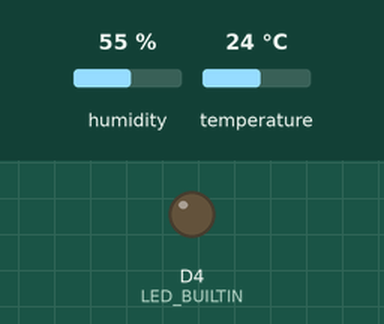
Recording of a sketch running on a simulated ESP8266 (NodeMCU). On the bench: output pins drawn as LEDs (lit = HIGH, except the on-board LED, lit = LOW). The inputs (shaded band) are chosen by the test bench; at power-on: humidity 55 %, temperature 24 °C. WiFi joins after 1.5 s; servers stay silent unless stated; uploads are accepted with an empty reply; what the sketch prints to the serial monitor is not drawn.

Above: at 3.9 s.
At 20.1 s:
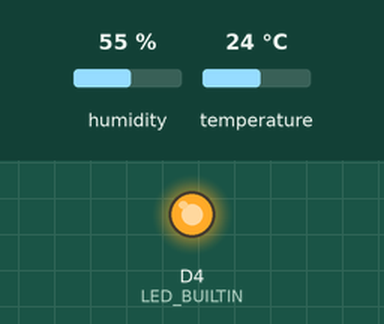
Timing chart, 0 to 21.7 s (numbered marks = the images above):
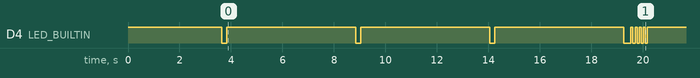

The sketch:

cold_chain_node.ino
```cpp
/*
 * Cold Chain Monitoring — IoT node (ESP8266 NodeMCU + DHT11/DHT22).
 *
 * Every MEASUREMENT_INTERVAL_MS: read temperature and humidity, then POST
 *   {"device_id", "temperature", "humidity", "sensor_ok", "firmware"}
 * to the API with the per-node key in the X-Device-Key header. The server sets
 * the timestamp and does all the logic (incidents, alerts); the node stores nothing.
 *
 * - Wi-Fi: connects at boot and reconnects automatically when the link drops.
 * - Invalid sensor reading (NaN): reported with sensor_ok=false, not ignored.
 * - Network / server error: SEND_RETRIES more attempts, then wait for the next cycle.
 *
 * Libraries: "DHT sensor library" + "Adafruit Unified Sensor" (Adafruit).
 * Board: "NodeMCU 1.0 (ESP-12E Module)" from the esp8266 core.
 */

#include <ESP8266HTTPClient.h>
#include <ESP8266WiFi.h>
#include <WiFiClientSecureBearSSL.h>
#include <DHT.h>
#include <time.h>

#include "config.h"
#include "root_ca.h"
#include "secrets.h"

DHT dht(DHT_PIN, DHT_TYPE);
BearSSL::X509List trustAnchors(ROOT_CA);  // ISRG Root X1 + X2

unsigned long lastMeasurementAt = 0;
bool firstCycle = true;

struct Reading {
  bool ok;
  float temperature;
  float humidity;
};

// ---- Status LED (built-in LED is active low) ------------------------------

void ledOn() { digitalWrite(LED_BUILTIN, LOW); }
void ledOff() { digitalWrite(LED_BUILTIN, HIGH); }

void blink(int times, int ms) {
  for (int i = 0; i < times; i++) {
    ledOn();
    delay(ms);
    ledOff();
    delay(ms);
  }
}

// ---- Wi-Fi ----------------------------------------------------------------

bool ensureWifi() {
  if (WiFi.status() == WL_CONNECTED) return true;

  Serial.printf("[wifi] Connexion à \"%s\"", WIFI_SSID);
  WiFi.mode(WIFI_STA);
  WiFi.begin(WIFI_SSID, WIFI_PASSWORD);
  unsigned long start = millis();
  while (WiFi.status() != WL_CONNECTED && millis() - start < WIFI_CONNECT_TIMEOUT_MS) {
    delay(500);
    Serial.print('.');
  }
  Serial.println();

  if (WiFi.status() != WL_CONNECTED) {
    Serial.printf("[wifi] Échec (statut %d) — nouvel essai au prochain cycle\n", WiFi.status());
    return false;
  }
  Serial.printf("[wifi] Connecté, IP %s, signal %d dBm\n", WiFi.localIP().toString().c_str(),
                WiFi.RSSI());
  return true;
}

// ---- Time (needed to validate HTTPS certificates) -------------------------

bool isHttps() { return strncmp(SERVER_URL, "https://", 8) == 0; }

void syncClock() {
  configTime(0, 0, "pool.ntp.org", "time.google.com");
  Serial.print("[ntp] Synchronisation de l'heure");
  unsigned long start = millis();
  // Any date after 2024 means the clock is set.
  while (time(nullptr) < 1704067200 && millis() - start < 15000) {
    delay(500);
    Serial.print('.');
  }
  Serial.println(time(nullptr) >= 1704067200 ? " OK" : " échec (HTTPS risque d'échouer)");
}

// ---- Sensor ---------------------------------------------------------------

Reading readSensor() {
  for (int attempt = 1; attempt <= SENSOR_READ_ATTEMPTS; attempt++) {
    float humidity = dht.readHumidity();
    float temperature = dht.readTemperature();
    if (!isnan(humidity) && !isnan(temperature)) {
      return {true, temperature, humidity};
    }
    Serial.printf("[dht] Lecture invalide (essai %d/%d)\n", attempt, SENSOR_READ_ATTEMPTS);
    delay(SENSOR_RETRY_DELAY_MS);
  }
  return {false, NAN, NAN};
}

String buildPayload(const Reading& r) {
  // JSON has no NaN: a failed reading is sent as null with sensor_ok=false.
  String json = "{\"device_id\":\"";
  json += DEVICE_ID;
  json += "\",\"temperature\":";
  json += r.ok ? String(r.temperature, 1) : "null";
  json += ",\"humidity\":";
  json += r.ok ? String(r.humidity, 1) : "null";
  json += ",\"sensor_ok\":";
  json += r.ok ? "true" : "false";
  json += ",\"firmware\":\"" FIRMWARE_VERSION "\"}";
  return json;
}

// ---- HTTP -----------------------------------------------------------------

// Returns the HTTP status, or a negative HTTPClient error code.
int postOnce(const String& payload) {
  WiFiClient plainClient;
  BearSSL::WiFiClientSecure secureClient;
  HTTPClient http;
  http.setTimeout(HTTP_TIMEOUT_MS);

  bool started;
  if (isHttps()) {
#if TLS_INSECURE
    secureClient.setInsecure();
#else
    secureClient.setTrustAnchors(&trustAnchors);
#endif
    // Default 16 kB receive buffer: hosting servers rarely accept smaller TLS fragments.
    started = http.begin(secureClient, SERVER_URL);
  } else {
    started = http.begin(plainClient, SERVER_URL);
  }
  if (!started) return HTTPC_ERROR_CONNECTION_FAILED;

  http.addHeader("Content-Type", "application/json");
  http.addHeader("X-Device-Key", DEVICE_KEY);
  int status = http.POST(payload);
  if (status > 0 && status != 201) {
    Serial.printf("[http] Réponse du serveur : %s\n", http.getString().c_str());
  }
  http.end();
  return status;
}

bool sendMeasurement(const String& payload) {
  for (int attempt = 0; attempt <= SEND_RETRIES; attempt++) {
    if (attempt > 0) {
      Serial.printf("[http] Nouvel essai %d/%d dans %lu s\n", attempt, SEND_RETRIES,
                    RETRY_DELAY_MS / 1000);
      delay(RETRY_DELAY_MS);
    }
    if (!ensureWifi()) continue;

    ledOn();
    int status = postOnce(payload);
    ledOff();

    if (status == 201) {
      Serial.println("[http] 201 — mesure enregistrée");
      return true;
    }
    if (status > 0) {
      Serial.printf("[http] Code HTTP %d\n", status);
      // 4xx: wrong key, unattached node, invalid data... retrying won't fix it.
      if (status >= 400 && status < 500) {
        if (status == 401) Serial.println("[http] Clé refusée : vérifiez DEVICE_ID et DEVICE_KEY");
        if (status == 409) Serial.println("[http] Nœud non rattaché à un frigo (admin)");
        return false;
      }
    } else {
      Serial.printf("[http] Erreur réseau : %s\n", HTTPClient::errorToString(status).c_str());
    }
  }
  return false;
}

// ---- Main -----------------------------------------------------------------

void measureAndSend() {
  Reading reading = readSensor();
  if (reading.ok) {
    Serial.printf("[dht] %.1f °C · %.1f %%\n", reading.temperature, reading.humidity);
  } else {
    Serial.println("[dht] Capteur en défaut : envoi de sensor_ok=false");
  }

  String payload = buildPayload(reading);
  Serial.printf("[http] POST %s %s\n", SERVER_URL, payload.c_str());
  if (sendMeasurement(payload)) {
    blink(1, 80);
  } else {
    Serial.println("[http] Abandon pour ce cycle — le serveur signalera le nœud hors ligne s'il reste muet");
    blink(5, 80);
  }
}

void setup() {
  pinMode(LED_BUILTIN, OUTPUT);
  ledOff();
  Serial.begin(115200);
  delay(100);
  Serial.printf("\n\nCold Chain node %s — %s — mesure toutes les %lu s\n", FIRMWARE_VERSION,
                DEVICE_ID, MEASUREMENT_INTERVAL_MS / 1000);

  dht.begin();

  WiFi.persistent(false);  // don't wear the flash rewriting credentials
  WiFi.setAutoReconnect(true);
  ensureWifi();
  if (isHttps()) syncClock();

  delay(2000);  // DHT warm-up before the first reading
}

void loop() {
  unsigned long now = millis();
  // Unsigned subtraction keeps working when millis() wraps around (~49 days).
  if (firstCycle || now - lastMeasurementAt >= MEASUREMENT_INTERVAL_MS) {
    firstCycle = false;
    lastMeasurementAt = now;
    measureAndSend();
    Serial.printf("[cycle] Prochaine mesure dans %lu s\n\n", MEASUREMENT_INTERVAL_MS / 1000);
  }
  delay(200);
}
```

root_ca.h
```cpp
// Let's Encrypt root certificates, used to check the server certificate when
// SERVER_URL is https:// (Let's Encrypt, PythonAnywhere, ...).
//   ISRG Root X1 (RSA), valid until 2035-06-04
//     https://letsencrypt.org/certs/isrgrootx1.pem
//     SHA-256 96:BC:EC:06:26:49:76:F3:74:60:77:9A:CF:28:C5:A7:CF:E8:A3:C0:AA:E1:1A:8F:FC:EE:05:C0:BD:DF:08:C6
//   ISRG Root X2 (ECDSA), valid until 2040-09-17 — root of the newer chains (Root YE / YR)
//     https://letsencrypt.org/certs/isrg-root-x2.pem
//     SHA-256 69:72:9B:8E:15:A8:6E:FC:17:7A:57:AF:B7:17:1D:FC:64:AD:D2:8C:2F:CA:8C:F1:50:7E:34:45:3C:CB:14:70
// Both are trusted, so the node keeps working when the X2-by-X1 cross-sign is retired.
#pragma once

static const char ROOT_CA[] PROGMEM = R"PEM(
-----BEGIN CERTIFICATE-----
MIIFazCCA1OgAwIBAgIRAIIQz7DSQONZRGPgu2OCiwAwDQYJKoZIhvcNAQELBQAw
TzELMAkGA1UEBhMCVVMxKTAnBgNVBAoTIEludGVybmV0IFNlY3VyaXR5IFJlc2Vh
cmNoIEdyb3VwMRUwEwYDVQQDEwxJU1JHIFJvb3QgWDEwHhcNMTUwNjA0MTEwNDM4
WhcNMzUwNjA0MTEwNDM4WjBPMQswCQYDVQQGEwJVUzEpMCcGA1UEChMgSW50ZXJu
ZXQgU2VjdXJpdHkgUmVzZWFyY2ggR3JvdXAxFTATBgNVBAMTDElTUkcgUm9vdCBY
MTCCAiIwDQYJKoZIhvcNAQEBBQADggIPADCCAgoCggIBAK3oJHP0FDfzm54rVygc
h77ct984kIxuPOZXoHj3dcKi/vVqbvYATyjb3miGbESTtrFj/RQSa78f0uoxmyF+
0TM8ukj13Xnfs7j/EvEhmkvBioZxaUpmZmyPfjxwv60pIgbz5MDmgK7iS4+3mX6U
A5/TR5d8mUgjU+g4rk8Kb4Mu0UlXjIB0ttov0DiNewNwIRt18jA8+o+u3dpjq+sW
T8KOEUt+zwvo/7V3LvSye0rgTBIlDHCNAymg4VMk7BPZ7hm/ELNKjD+Jo2FR3qyH
B5T0Y3HsLuJvW5iB4YlcNHlsdu87kGJ55tukmi8mxdAQ4Q7e2RCOFvu396j3x+UC
B5iPNgiV5+I3lg02dZ77DnKxHZu8A/lJBdiB3QW0KtZB6awBdpUKD9jf1b0SHzUv
KBds0pjBqAlkd25HN7rOrFleaJ1/ctaJxQZBKT5ZPt0m9STJEadao0xAH0ahmbWn
OlFuhjuefXKnEgV4We0+UXgVCwOPjdAvBbI+e0ocS3MFEvzG6uBQE3xDk3SzynTn
jh8BCNAw1FtxNrQHusEwMFxIt4I7mKZ9YIqioymCzLq9gwQbooMDQaHWBfEbwrbw
qHyGO0aoSCqI3Haadr8faqU9GY/rOPNk3sgrDQoo//fb4hVC1CLQJ13hef4Y53CI
rU7m2Ys6xt0nUW7/vGT1M0NPAgMBAAGjQjBAMA4GA1UdDwEB/wQEAwIBBjAPBgNV
HRMBAf8EBTADAQH/MB0GA1UdDgQWBBR5tFnme7bl5AFzgAiIyBpY9umbbjANBgkq
hkiG9w0BAQsFAAOCAgEAVR9YqbyyqFDQDLHYGmkgJykIrGF1XIpu+ILlaS/V9lZL
ubhzEFnTIZd+50xx+7LSYK05qAvqFyFWhfFQDlnrzuBZ6brJFe+GnY+EgPbk6ZGQ
3BebYhtF8GaV0nxvwuo77x/Py9auJ/GpsMiu/X1+mvoiBOv/2X/qkSsisRcOj/KK
NFtY2PwByVS5uCbMiogziUwthDyC3+6WVwW6LLv3xLfHTjuCvjHIInNzktHCgKQ5
ORAzI4JMPJ+GslWYHb4phowim57iaztXOoJwTdwJx4nLCgdNbOhdjsnvzqvHu7Ur
TkXWStAmzOVyyghqpZXjFaH3pO3JLF+l+/+sKAIuvtd7u+Nxe5AW0wdeRlN8NwdC
jNPElpzVmbUq4JUagEiuTDkHzsxHpFKVK7q4+63SM1N95R1NbdWhscdCb+ZAJzVc
oyi3B43njTOQ5yOf+1CceWxG1bQVs5ZufpsMljq4Ui0/1lvh+wjChP4kqKOJ2qxq
4RgqsahDYVvTH9w7jXbyLeiNdd8XM2w9U/t7y0Ff/9yi0GE44Za4rF2LN9d11TPA
mRGunUHBcnWEvgJBQl9nJEiU0Zsnvgc/ubhPgXRR4Xq37Z0j4r7g1SgEEzwxA57d
emyPxgcYxn/eR44/KJ4EBs+lVDR3veyJm+kXQ99b21/+jh5Xos1AnX5iItreGCc=
-----END CERTIFICATE-----
-----BEGIN CERTIFICATE-----
MIICGzCCAaGgAwIBAgIQQdKd0XLq7qeAwSxs6S+HUjAKBggqhkjOPQQDAzBPMQsw
CQYDVQQGEwJVUzEpMCcGA1UEChMgSW50ZXJuZXQgU2VjdXJpdHkgUmVzZWFyY2gg
R3JvdXAxFTATBgNVBAMTDElTUkcgUm9vdCBYMjAeFw0yMDA5MDQwMDAwMDBaFw00
MDA5MTcxNjAwMDBaME8xCzAJBgNVBAYTAlVTMSkwJwYDVQQKEyBJbnRlcm5ldCBT
ZWN1cml0eSBSZXNlYXJjaCBHcm91cDEVMBMGA1UEAxMMSVNSRyBSb290IFgyMHYw
EAYHKoZIzj0CAQYFK4EEACIDYgAEzZvVn4CDCuwJSvMWSj5cz3es3mcFDR0HttwW
+1qLFNvicWDEukWVEYmO6gbf9yoWHKS5xcUy4APgHoIYOIvXRdgKam7mAHf7AlF9
ItgKbppbd9/w+kHsOdx1ymgHDB/qo0IwQDAOBgNVHQ8BAf8EBAMCAQYwDwYDVR0T
AQH/BAUwAwEB/zAdBgNVHQ4EFgQUfEKWrt5LSDv6kviejM9ti6lyN5UwCgYIKoZI
zj0EAwMDaAAwZQIwe3lORlCEwkSHRhtFcP9Ymd70/aTSVaYgLXTWNLxBo1BfASdW
tL4ndQavEi51mI38AjEAi/V3bNTIZargCyzuFJ0nN6T5U6VR5CmD1/iQMVtCnwr1
/q4AaOeMSQ+2b1tbFfLn
-----END CERTIFICATE-----
)PEM";
```

secrets.example.h
```cpp
// Copy this file to secrets.h (same folder) and fill it in.
// secrets.h is ignored by Git: never commit Wi-Fi passwords or device keys.
#pragma once

// Wi-Fi network of the lab (2.4 GHz: the ESP8266 does not support 5 GHz).
const char* WIFI_SSID     = "NOM_DU_WIFI";
const char* WIFI_PASSWORD = "MOT_DE_PASSE_WIFI";

// Measurement endpoint, with the trailing slash.
//   Local test : http://<IP of the PC running Django>:8000/api/measurements/
//   Production : https://<your domain>/api/measurements/
const char* SERVER_URL = "http://192.168.1.10:8000/api/measurements/";

// Shown once by the web app (Administration > Nœuds IoT) or by `manage.py seed_demo`.
const char* DEVICE_ID  = "FRIGO-LAB-01";
const char* DEVICE_KEY = "COLLER_ICI_LA_CLE_DU_NOEUD";
```

config.h
```cpp
// Cold Chain Monitoring node — compile-time settings (no secrets here).
// Wi-Fi, server URL and device key go in secrets.h (copy secrets.example.h).
#pragma once

#define FIRMWARE_VERSION "1.0.0"

// ---- Sensor ---------------------------------------------------------------
// DHT11 for the prototype; DHT22 (±0.5 °C) is recommended for real use.
#define DHT_TYPE DHT11
#define DHT_PIN D1  // GPIO5

// ---- Timing ---------------------------------------------------------------
// One measurement every 20 minutes (cahier des charges §5).
// For a demo, set DEMO_MODE to 1: one measurement every 30 seconds.
#define DEMO_MODE 0

#if DEMO_MODE
#define MEASUREMENT_INTERVAL_MS (30UL * 1000UL)
#else
#define MEASUREMENT_INTERVAL_MS (20UL * 60UL * 1000UL)
#endif

// On failure, retry the POST this many times before waiting for the next cycle.
#define SEND_RETRIES 3
#define RETRY_DELAY_MS 5000UL
#define HTTP_TIMEOUT_MS 10000

// The DHT sometimes returns NaN: re-read a few times before reporting a failure.
#define SENSOR_READ_ATTEMPTS 3
#define SENSOR_RETRY_DELAY_MS 2500UL

// Give up a Wi-Fi (re)connection attempt after this delay; the next cycle retries.
#define WIFI_CONNECT_TIMEOUT_MS 30000UL

// ---- HTTPS ----------------------------------------------------------------
// With an https:// SERVER_URL the server certificate is checked against the
// Let's Encrypt roots (root_ca.h). Set to 1 only to debug a TLS problem.
#define TLS_INSECURE 0
```

Measured:
- by itself, D4 (LED_BUILTIN): goes 3 × (LOW 0.20 s, HIGH 5.0 s), LOW 0.29 s, 4 × (HIGH 0.08 s, LOW 0.08 s), then HIGH
